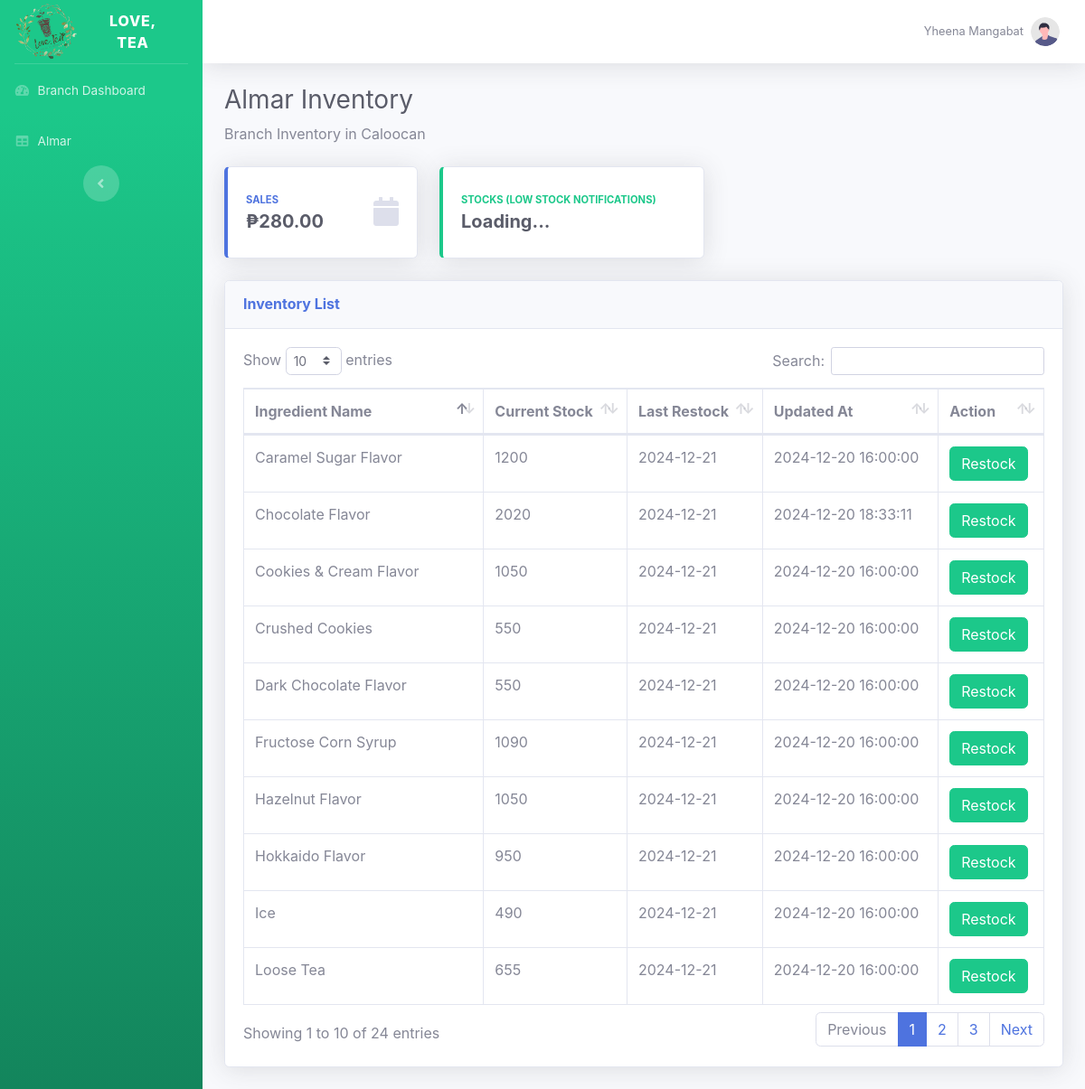
The page /restock_inventory.php?id=964&b_id=964 (signed in) on the database its author committed.
### tables this page shows
CREATE TABLE `branches` (
  `id` int(11) NOT NULL,
  `name` varchar(255) DEFAULT NULL,
  `city` varchar(255) DEFAULT NULL
);

CREATE TABLE `ingredients` (
  `id` int(11) NOT NULL,
  `ingredientsID` int(11) DEFAULT NULL,
  `ingredientsName` varchar(255) DEFAULT NULL,
  `branchesID` int(11) DEFAULT NULL,
  `currentStock` int(11) DEFAULT NULL,
  `lastRestock` date DEFAULT NULL,
  `updated_at` timestamp NULL DEFAULT current_timestamp()
);

CREATE TABLE `ingredientsheader` (
  `id` int(11) NOT NULL,
  `name` varchar(255) DEFAULT NULL,
  `ingredients_limit` int(11) NOT NULL DEFAULT 300,
  `unit` varchar(5) NOT NULL DEFAULT 'g'
);

### restock_inventory.php (the view, shortened to what this page needs)
<?php
$mysqli = include('database.php');
$sql = "SELECT name, city FROM branches WHERE id = ?";
$stmt = $mysqli->prepare($sql);
$stmt->bind_param('i', $_GET['id']);
$stmt->execute();
$result = $stmt->get_result();
$branch = $result->fetch_assoc();
$sql_earnings = "
    SELECT SUM(s.quantity * s.price) AS total_earnings
    FROM sales s
    WHERE s.branchID = ?
    AND MONTH(s.sales_date) = MONTH(CURRENT_DATE)
    AND YEAR(s.sales_date) = YEAR(CURRENT_DATE)
";
$stmt_earnings = $mysqli->prepare($sql_earnings);
$stmt_earnings->bind_param('i', $_GET['id']);
$stmt_earnings->execute();
$earnings_result = $stmt_earnings->get_result();
$earnings_row = $earnings_result->fetch_assoc();
$total_earnings = $earnings_row['total_earnings'] ?: 0;
?>
<!DOCTYPE html>
<html lang="en">
<head>
    <link href="vendor/fontawesome-free/css/all.min.css" rel="stylesheet" type="text/css">
    <link href="css/sb-admin-2.min.css" rel="stylesheet">
    <link href="vendor/datatables/dataTables.bootstrap4.min.css" rel="stylesheet">
    <link href="/css/login.css" rel="stylesheet">
</head>
<body id="page-top">
    <div id="wrapper">
        <?php include "backend/nav.php"; ?>
        <div class="container-fluid">
            <h1 class="h3 mb-2 text-gray-800"><?= $branch['name'] ?> Inventory</h1>
            <p class="mb-4">Branch Inventory in <?= $branch['city'] ?></p>
            <div class="row">
            <div class="col-xl-3 col-md-6 mb-4">
                <a href="sales.php?id=<?= $_GET['id'] ?>&b_id=<?= $_GET['id'] ?>" class="card-link">
                    <div class="card border-left-primary shadow h-100 py-2">
                        <div class="card-body">
                            <div class="row no-gutters align-items-center">
                                <div class="col mr-2">
                                    <div class="text-xs font-weight-bold text-primary text-uppercase mb-1">
                                        Sales
                                    </div>
                                    <div class="h5 mb-0 font-weight-bold text-gray-800">₱<?= number_format($total_earnings, 2) ?></div>
                                </div>
                                <div class="col-auto">
                                    <i class="fas fa-calendar fa-2x text-gray-300"></i>
                                </div>
                            </div>
                        </div>
                    </div>
                </a>
            </div>
            <div class="col-xl-4 col-md-6 mb-4">
                    <div class="card border-left-success shadow h-100 py-2">
                        <div class="card-body">
                            <div class="row no-gutters align-items-center">
                                <div class="col mr-2">
                                    <div class="text-xs font-weight-bold text-success text-uppercase mb-1">
                                        Stocks (Low Stock Notifications)
                                    </div>
                                    <div class="h5 mb-0 font-weight-bold text-gray-800" id="lowStockCount">Loading...</div>
                                </div>
                            </div>
                        </div>
                    </div>
                </div>
            </div>
            <div class="card shadow mb-4">
                <div class="card-header py-3">
                    <h6 class="m-0 font-weight-bold text-primary">Inventory List</h6>
                </div>
                <div class="card-body">
                    <div class="table-responsive">
                        <table class="table table-bordered" id="dataTable" width="100%" cellspacing="0">
                            <thead>
                                <tr>
                                    <th>Ingredient Name</th>
                                    <th>Current Stock</th>
                                    <th>Last Restock</th>
                                    <th>Updated At</th>
                                    <th>Action</th>
                                </tr>
                            </thead>
                            <tbody>
    <?php
    $sql = "
        SELECT
            i.id AS ingredient_id,
            ih.id AS inv_id,
            ih.name AS ingredient_name,
            COALESCE(i.currentStock, 0) AS current_stock,
            i.lastRestock AS last_restock,
            i.updated_at,
            (SELECT COUNT(*)
             FROM restockOrder ro
             WHERE ro.ingredientsID = ih.id
             AND ro.branchID = ?
             AND ro.requested_by = ?
             AND ro.is_confirmed = 0) AS user_requested
        FROM ingredientsHeader ih
        LEFT JOIN ingredients i
        ON i.ingredientsID = ih.id
        AND i.branchesID = ?
    ";
    $stmt = $mysqli->prepare($sql);
    $branch_id = $_GET['id'];
    $stmt->bind_param('iii', $_SESSION['branch_id'], $_SESSION['user_id'], $_SESSION['branch_id']);
    $stmt->execute();
    $result = $stmt->get_result();
    if ($result->num_rows > 0) {
        while ($row = $result->fetch_assoc()) {
            ?>
            <tr>
                <td><?php echo htmlspecialchars($row['ingredient_name']); ?></td>
                <td><?php echo $row['current_stock']; ?></td>
                <td><?php echo isset($row['last_restock']) ? $row['last_restock'] : 'N/A'; ?></td>
                <td><?php echo isset($row['updated_at']) ? $row['updated_at'] : 'N/A'; ?></td>
                <td>
                    <?php if ($row['user_requested'] == 0): ?>
                        <button class="btn btn-success" data-toggle="modal" data-target="#restockModal"
                            data-ingredient-id="<?php echo htmlspecialchars($row['inv_id']); ?>"
                            data-branch-id="<?php echo htmlspecialchars($branch_id); ?>"
                            data-ingredient-name="<?php echo htmlspecialchars($row['ingredient_name']); ?>">
                            Restock
                        </button>
                    <?php else: ?>
                        <button class="btn btn-secondary" disabled>Already Requested</button>
                    <?php endif; ?>
                </td>
            </tr>
            <?php
        }
    } else {
        echo "<tr><td colspan='6'>No ingredients found.</td></tr>";
    }
    ?>
</tbody>
                        </table>
                    </div>
                </div>
            </div>
        </div>
    </div>
</body>
</html>

### backend/nav.php (shortened to what this page needs)
<?php
$mysqli = require $_SERVER['DOCUMENT_ROOT'] . "/database.php";
$sql = "SELECT id, name FROM branches";
$result = $mysqli->query($sql);
?>
<ul class="navbar-nav bg-gradient-success sidebar sidebar-dark accordion" id="accordionSidebar">
<a class="sidebar-brand d-flex align-items-center justify-content-center" href="index.php">
    <div class="sidebar-brand-icon rotate-n-15">
        <img src="/uploads/logo.png" class="logo">
    </div>
    <div class="sidebar-brand-text mx-3">Love, Tea</div>
</a>
<hr class="sidebar-divider my-0">
<?php if ($_SESSION["role"] == "admin"){?>
<li class="nav-item <?php if ($screen == 'dashboard'){echo 'active';}?> ">
    <a class="nav-link" href="index.php">
        <i class="fas fa-fw fa-tachometer-alt"></i>
        <span>Dashboard</span></a>
</li>
<!-- DISABLED MUNA
<li class="nav-item">
    <a class="nav-link" href="charts.html">
        <i class="fas fa-fw fa-chart-area"></i>
        <span>Charts</span></a>
</li>
-->
<li class="nav-item <?php if ($screen == 'branches'){echo 'active';}?>">
    <a class="nav-link collapsed" href="#" data-toggle="collapse" data-target="#collapseBranches" aria-expanded="true" aria-controls="collapseBranches">
        <i class="fas fa-fw fa-store"></i>
        <span>Branches</span>
    </a>
    <div id="collapseBranches" class="collapse" aria-labelledby="headingBranches" data-parent="#accordionSidebar">
        <div class="bg-white py-2 collapse-inner rounded">
        <?php
if ($result->num_rows > 0) {
    while ($row = $result->fetch_assoc()) {
        $branch_id = htmlspecialchars($row['id']);
        $branch_name = htmlspecialchars($row['name']);
        echo '<a class="collapse-item" href="branch_index.php?id=' . $branch_id . '&b_id=' . $branch_id . '">' . $branch_name .' </a>';
    }
} else {
    echo '<li class="nav-item">
            <span class="nav-link">No branches available</span>
          </li>';
}
?>
<a class="collapse-item" href="branches.php">+ Add New Branch</a>
        </div>
    </div>
</li>
<li class="nav-item <?php if ($screen == 'employee'){echo 'active';}?>">
    <a class="nav-link" href="employee.php">
        <i class="fas fa-fw fa-user"></i>
        <span>Role Assignment</span></a>
</li>
<li class="nav-item <?php if ($screen == 'products'){echo 'active';}?>">
    <a class="nav-link" href="products.php">
        <i class="fas fa-fw fa-mug-hot"></i>
        <span>Products</span></a>
</li>
<hr class="sidebar-divider d-none d-md-block">
<?php
if ($result->num_rows > 0) {
    while ($row = $result->fetch_assoc()) {
        $branch_id = htmlspecialchars($row['id']);
        $branch_name = htmlspecialchars($row['name']);
        echo '<li class="nav-item">
                <a class="nav-link" href="#collapse'.$branch_id.'" data-toggle="collapse" aria-expanded="true"
                    aria-controls="collapse'.$branch_id.'">
                    <i class="fas fa-fw fa-table"></i>
                    <span>' . $branch_name . '</span>
                </a>
                <div id="collapse'.$branch_id.'" class="collapse" aria-labelledby="headingTwo"
                    data-parent="#accordionSidebar">
                    <div class="bg-white py-2 collapse-inner rounded">
                        <h6 class="collapse-header">' . $branch_name .' Branch</h6>
                        <a class="collapse-item" href="view_branch.php?id=' . $branch_id . '&b_id=' . $branch_id . '">Inventory</a>
                        <a class="collapse-item" href="sales.php?id=' . $branch_id . '&b_id=' . $branch_id . '">Sales</a>
                    </div>
                </div>
              </li>';
    }
} else {
    echo '<li class="nav-item">
            <span class="nav-link">No branches available</span>
          </li>';
}
}else{?>
<?php
$assigned_branch = $_SESSION['branch_id'];
$user_role = $_SESSION['role'];
$sql = "SELECT * FROM branches WHERE id = " . intval($assigned_branch);
$result = $mysqli->query($sql);
if ($result->num_rows > 0) {
    while ($row = $result->fetch_assoc()) {
        $branch_id = htmlspecialchars($row['id']);
        $branch_name = htmlspecialchars($row['name']);
        echo '<li class="nav-item">
    <a class="nav-link" href="branch_index.php">
        <i class="fas fa-fw fa-tachometer-alt"></i>
        <span>Branch Dashboard</span></a>
</li>
              ';
              if ($user_role === 'encoder') {
                echo '<li class="nav-item">
                            <a class="nav-link" href="restock_inventory.php?id=' . $branch_id . '&b_id=' . $branch_id . '">
                                <i class="fas fa-fw fa-table"></i>
                                <span>' . $branch_name . '</span>
                            </a>
                        </li>';
            }
    }
} else {
    echo '<li class="nav-item">
            <span class="nav-link">No branches available</span>
          </li>';
}
}
?>
<div class="text-center d-none d-md-inline">
    <button class="rounded-circle border-0" id="sidebarToggle"></button>
</div>
</ul>
<div id="content-wrapper" class="d-flex flex-column">
<div id="content">
    <nav class="navbar navbar-expand navbar-light bg-white topbar mb-4 static-top shadow">
        <ul class="navbar-nav ml-auto">
            <li class="nav-item dropdown no-arrow">
                <a class="nav-link dropdown-toggle" href="#" id="userDropdown" role="button"
                    data-toggle="dropdown" aria-haspopup="true" aria-expanded="false">
                    <span class="mr-2 d-none d-lg-inline text-gray-600 small"><?= $_SESSION['name'];?></span>
                    <img class="img-profile rounded-circle"
                        src="img/undraw_profile.svg">
                </a>
            </li>
        </ul>
    </nav>

### css/login.css (style rules this page uses)
.card-link { text-decoration: none; }

### backend/nav.php (style rules this page uses)
.logo { width: 70px; }

### rows shown on the page
branches: name "Almar", city "Caloocan"
ingredients: ingredientsheader.name "Ice", current_stock "490", lastRestock "2024-12-21", updated_at "2024-12-20 16:00:00"
ingredients: ingredientsheader.name "Fructose Corn Syrup", current_stock "1090", lastRestock "2024-12-21", updated_at "2024-12-20 16:00:00"
ingredients: ingredientsheader.name "Chocolate Flavor", current_stock "2020", lastRestock "2024-12-21", updated_at "2024-12-20 18:33:11"
ingredients: ingredientsheader.name "Hokkaido Flavor", current_stock "950", lastRestock "2024-12-21", updated_at "2024-12-20 16:00:00"
ingredients: ingredientsheader.name "Caramel Sugar Flavor", current_stock "1200", lastRestock "2024-12-21", updated_at "2024-12-20 16:00:00"
ingredients: ingredientsheader.name "Loose Tea", current_stock "655", lastRestock "2024-12-21", updated_at "2024-12-20 16:00:00"
ingredients: ingredientsheader.name "Dark Chocolate Flavor", current_stock "550", lastRestock "2024-12-21", updated_at "2024-12-20 16:00:00"
ingredients: ingredientsheader.name "Hazelnut Flavor", current_stock "1050", lastRestock "2024-12-21", updated_at "2024-12-20 16:00:00"
ingredients: ingredientsheader.name "Cookies & Cream Flavor", current_stock "1050", lastRestock "2024-12-21", updated_at "2024-12-20 16:00:00"
ingredients: ingredientsheader.name "Crushed Cookies", current_stock "550", lastRestock "2024-12-21", updated_at "2024-12-20 16:00:00"

### other values the page prints
$_SESSION['name'] "Yheena Mangabat"
$total_earnings "280.00"
